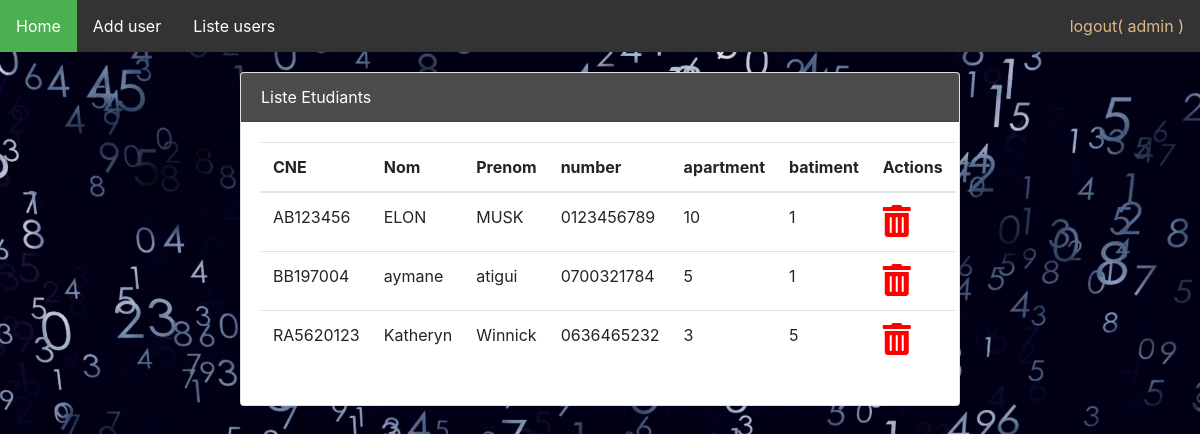
The page /code/NUM/liste.php (signed in) on the database its author committed.
### tables this page shows
CREATE TABLE IF NOT EXISTS `etudiant` (
  `cne` varchar(10) NOT NULL,
  `nom` varchar(50) NOT NULL,
  `prenom` varchar(50) NOT NULL,
  `number` varchar(11) NOT NULL,
  `custid` int(11) NOT NULL AUTO_INCREMENT,
  `apa` int(11) NOT NULL,
  `bat` int(11) NOT NULL,
  PRIMARY KEY (`custid`),
  UNIQUE KEY `cne` (`cne`),
  UNIQUE KEY `number` (`number`)
);

### code/NUM/DAO.php (called while the page is built, shortened)
<?php
class DAO{
	function connexion(){
		$pdo = new PDO('mysql:host=localhost;dbname=bd', 'root', '');
		return $pdo;
	}
	function liste(){
		$bdd=$this->connexion();
		$reponse=$bdd->prepare("select * from etudiant");
   		$reponse->execute();
   		$lst=[];
   		while($ligne=$reponse->fetch()){
  	  		$lst[]=[$ligne[0],$ligne[1],$ligne[2],$ligne[3],$ligne[5],$ligne[6]];
  		}
   		return $lst;
	}
}
?>

### code/NUM/liste.php (the view, shortened to what this page needs)
<!DOCTYPE html>
<html>
<head>
	<link rel="stylesheet" href="https://maxcdn.bootstrapcdn.com/bootstrap/4.5.2/css/bootstrap.min.css">
	<link rel="stylesheet" type="text/css" href="css/style.css">
	<link rel="stylesheet" type="text/css" href="css/fontawesome/css/all.css">
</head>
<body style="background-image: url('./css/img/num.png'); background-position: center; background-size:cover;">
	<div>
		<?php include('navigation.php'); ?>
		<div class="card nvEtudiant">
			<div class="card-header   " style="background:rgba(0,0,0,.7); color:white;">Liste Etudiants</div>
			<div class="card-body">
				<?php
				include("DAO.php");
				$dao = new DAO();
				$liste = $dao->liste();
				?>
				<table class="table">
					<thead>
						<th>CNE</th>
						<th>Nom</th>
						<th>Prenom</th>
						<th>number</th>
						<th>apartment</th>
						<th>batiment</th>
						<th>Actions</th>
					</thead>
					<tbody>
						<?php
						foreach ($liste as $e) {
							echo "
							<tr>
								<td>" . $e[0] . "</td>
								<td>" . $e[1] . "</td>
								<td>" . $e[2] . "</td>
								<td>" . $e[3] . "</td>
								<td>" . $e[4] . "</td>
								<td>" . $e[5] . "</td>
								<td>" . '<a href="removeuser.php?cne=' . $e[0] . '"><i class="fas fa-trash-alt supp"></i></td></tr>';
						}
						?>
					</tbody>
				</table>
			</div>
		</div>
	</div>
</body>
</html>

### code/NUM/css/style.css (style rules this page uses)
* { padding: 0; margin: 0; box-sizing: border-box; }
.nvEtudiant { width: 60%; margin: auto; margin-top: 20px; }
.supp { font-size: 2em; color:red; }

### code/NUM/navigation.php (style rules this page uses)
body { margin: 0; }

### rows shown on the page
etudiant: cne "AB123456", nom "ELON", prenom "MUSK", number "0123456789", apa "10", bat "1"
etudiant: cne "BB197004", nom "aymane", prenom "atigui", number "0700321784", apa "5", bat "1"
etudiant: cne "RA5620123", nom "Katheryn", prenom "Winnick", number "0636465232", apa "3", bat "5"

### other values the page prints
$_SESSION['login'] "admin"
